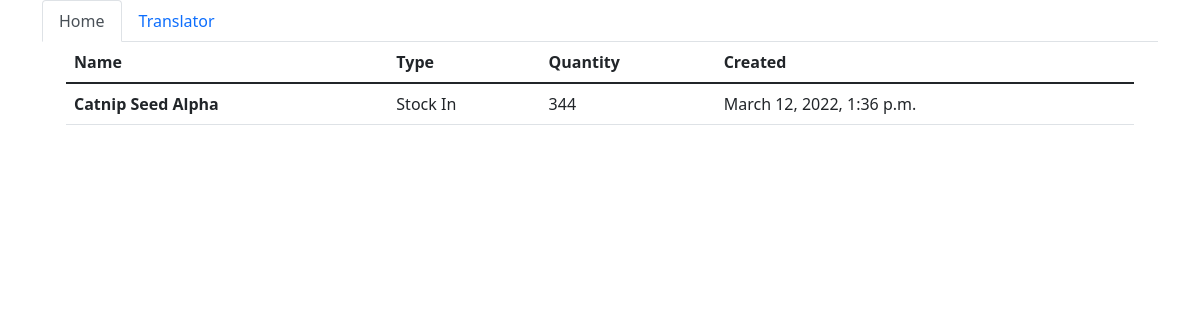
/6/, run on the app's committed database.
### blog/models.py (models this page shows, shortened)
class Inventory(models.Model):
    name=models.ForeignKey(Item,on_delete=models.CASCADE)
    type=models.IntegerField(choices=inventory_movement)
    quantity=models.IntegerField()
    date_created=models.DateTimeField(auto_now_add=True)
    def inventory_verbose(self):
        return dict(inventory_movement)[self.type]

class Item(models.Model):
    division=models.ForeignKey(Division,on_delete=models.CASCADE)
    name=models.CharField(max_length=500,unique=True)
    quantity=models.IntegerField()
    def __str__(self):
        return self.name.title()

### blog/views.py (the view)
# urls.py: path('<int:bucin>/',views.InventoryDetail,name='inventory_detail'),
def InventoryDetail(request,bucin):
    lele=Item.objects.get(id=bucin).id
    all_inventory=Inventory.objects.filter(name__id=lele)
    context={'all_inventory':all_inventory}
    return render(request,'index.html',context)

### templates/index.html
{%extends 'base.html'%}
{%block content%}
<div class='container'>
<table class="table">
    <thead>
      <tr>
        <th scope="col">Name</th>
        <th scope="col">Type</th>
        <th scope="col">Quantity</th>
        <th scope="col">Created</th>
      </tr>
    </thead>
    <tbody>
        {%for a in all_inventory%}
      <tr>
        <th scope="row">{{a.name}}</th>
        <td>{{a.inventory_verbose}}</td>
        <td>{{a.quantity}}</td>
        <td>{{a.date_created}}</td>
      </tr>
     {%endfor%}
    </tbody>
  </table>
</div>
{%endblock%}

### data on the page
Inventory: name "Catnip Seed Alpha", inventory_verbose "Stock In", quantity "344", date_created "March 12, 2022, 1:36 p.m."
